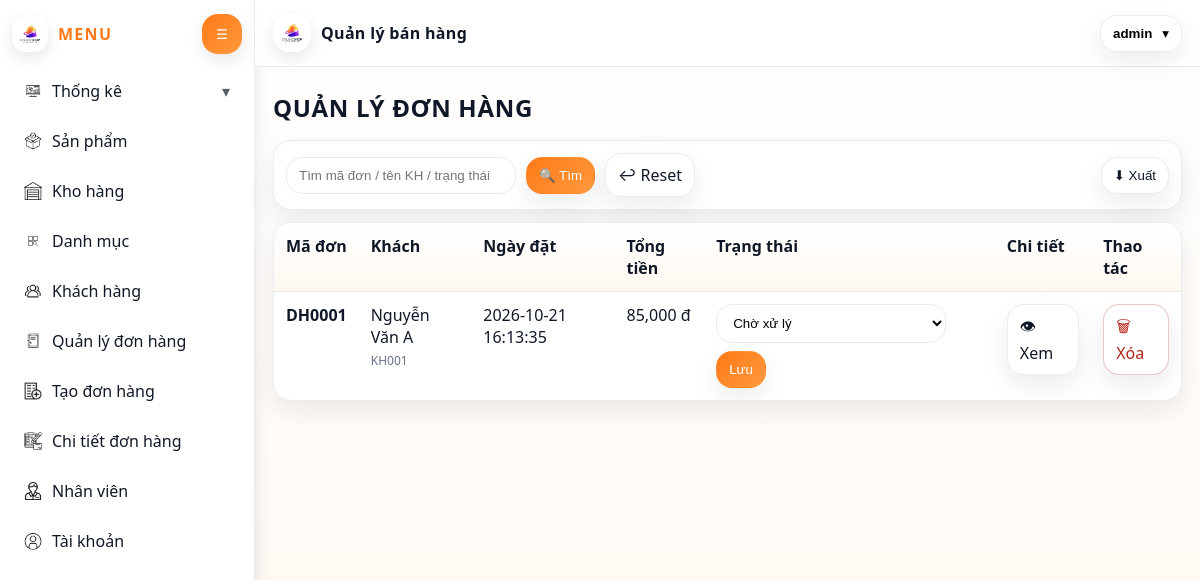
Screenshot of /QuanLyDonHang/Get_data (signed in) with the database file from the repository.
### tables this page shows
CREATE TABLE donhang (
  madh VARCHAR(20) PRIMARY KEY,
  makh VARCHAR(20) NOT NULL,
  ngaydat DATETIME NOT NULL DEFAULT CURRENT_TIMESTAMP,
  tongtien DECIMAL(14,2) NOT NULL DEFAULT 0,
  trangthai VARCHAR(50) NOT NULL DEFAULT 'Chờ xử lý',
  da_tru_kho TINYINT(1) NOT NULL DEFAULT 0,

  CONSTRAINT fk_dh_kh FOREIGN KEY (makh) REFERENCES khachhang(makh)
    ON UPDATE CASCADE ON DELETE RESTRICT
);

CREATE TABLE khachhang (
  makh VARCHAR(20) PRIMARY KEY,
  tenkh VARCHAR(255) NOT NULL,
  email VARCHAR(255) NULL,
  sdt VARCHAR(20) NULL,
  diachi VARCHAR(255) NULL
);

### MVC/Core/Controller.php (called while the page is built, shortened)
<?php
class Controller{
    public function model($model){
        return new $model;
    }
    public function view($view, $data = []){
    extract($data);
    include_once './MVC/Views/'.$view.'.php';
}
}
?>

### MVC/Controllers/QuanLyDonHang.php (called while the page is built, shortened)
<?php
class QuanLyDonHang extends Controller {
  public function Get_data(){
    $m = $this->model("DonHangModel");
    $rows = $m->allOrders();
    $msg = null;
    $msgType = null;
    $this->view("Master", [
      "page" => "quanlydonhang",
      "rows" => $rows,
      "msg" => $msg,
      "msgType" => $msgType
    ]);
  }
}
?>

### MVC/Core/App.php (called while the page is built, shortened)
<?php
class App{
    protected $action= "Index";
    function __construct(){
        $arr = $this->processURL();
        if (!empty($arr[0])) {
            unset($arr[0]);
        }
        $this->controller = new $controllerClass;
        $requestedAction = $arr[1] ?? $this->action;
        $this->action = $requestedAction;
        unset($arr[1]);
        $this->param = $arr ? array_map('rawurldecode', array_values($arr)) : [];
        call_user_func_array([$this->controller, $this->action], $this->param);
    }
    function processURL(){
        if(isset($_GET['url'])){
            return explode('/', trim((string) $_GET['url'], '/'));
        }
        return [];
    }
}
?>

### index.php (called while the page is built, shortened)
<?php
$app = new App();
?>

### MVC/Core/connectDB.php (called while the page is built, shortened)
<?php
class connectDB {
    function __construct() {
        $this->con = mysqli_connect('localhost', 'root', '', 'qlbanhang');
    }
}
?>

### MVC/Models/DonHangModel.php (called while the page is built, shortened)
<?php
class DonHangModel extends connectDB
{
  public function allOrders()
  {
    $sql = "SELECT dh.*, kh.tenkh
            FROM donhang dh
            JOIN khachhang kh ON dh.makh = kh.makh
            ORDER BY dh.ngaydat DESC";
    return mysqli_query($this->con, $sql);
  }
}
?>

### MVC/Views/Pages/quanlydonhang.php (the view, shortened to what this page needs)
<?php
$rows=$payload["rows"] ?? null;
?>
<h2 class="page-title">QUẢN LÝ ĐƠN HÀNG</h2>
<div class="toolbar">
  <form method="post" action="<?= BASE_URL ?>QuanLyDonHang/Search">
    <input class="input" name="keyword" placeholder="Tìm mã đơn / tên KH / trạng thái">
    <button class="btn primary">🔍 Tìm</button>
    <a class="btn" href="<?= BASE_URL ?>QuanLyDonHang/Get_data">↩ Reset</a>
  </form>
  <form method="post" action="<?= BASE_URL ?>QuanLyDonHang/Export" style="margin-left:auto">
    <button class="btn">⬇ Xuất</button>
  </form>
</div>
<table class="table">
  <thead><tr><th>Mã đơn</th><th>Khách</th><th>Ngày đặt</th><th>Tổng tiền</th><th>Trạng thái</th><th>Chi tiết</th><th>Thao tác</th></tr></thead>
  <tbody>
  <?php if($rows && mysqli_num_rows($rows)>0): while($r=mysqli_fetch_assoc($rows)): ?>
    <tr>
      <td><b><?= htmlspecialchars($r['madh']) ?></b></td>
      <td><?= htmlspecialchars($r['tenkh']) ?><div class="muted"><?= htmlspecialchars($r['makh']) ?></div></td>
      <td><?= htmlspecialchars($r['ngaydat']) ?></td>
      <td><?= number_format((float)$r['tongtien']) ?> đ</td>
      <td>
        <form method="post" action="<?= BASE_URL ?>QuanLyDonHang/UpdateStatus" class="actions">
          <select class="select" name="trangthai">
            <?php
              $st = $r['trangthai'] ?? 'Chờ xử lý';
              $opts = ['Chờ xử lý','Hoàn thành','Huỷ'];
              foreach($opts as $o){
                $sel = ($st===$o) ? "selected" : "";
                echo "<option value='".htmlspecialchars($o)."' $sel>".htmlspecialchars($o)."</option>";
              }
            ?>
          </select>
          <button class="btn primary">Lưu</button>
        </form>
      </td>
      <td><a class="btn" href="<?= BASE_URL ?>ChiTietDonHang/ByDon/<?= urlencode($r['madh']) ?>">👁 Xem</a></td>
      <td class="actions">
        <a class="btn danger" onclick="return confirm('Xóa đơn hàng?')"
           href="<?= BASE_URL ?>QuanLyDonHang/Delete/<?= urlencode($r['madh']) ?>">🗑 Xóa</a>
      </td>
    </tr>
  <?php endwhile; else: ?>
    <tr><td colspan="7" style="text-align:center">Không có dữ liệu</td></tr>
  <?php endif; ?>
  </tbody>
</table>

### Public/Css/Master.css (style rules this page uses)
:root { --bg: #fff; --panel: #ffffff; --text: #101828; --muted: #667085; --line: #eaecf0; --orange: #ff7a18; --orange2: #ffb36b; --shadow: 0 10px 25px rgba(16, 24, 40, 0.08); --shadow2: 0 6px 16px rgba(16, 24, 40, 0.1); --radius: 18px; --radius2: 14px; --sidebarW: 255px; --sidebarCollapsed: 80px; --trans: 180ms ease; font-family: system-ui, -apple-system, Segoe UI, Roboto, Helvetica, Arial, sans-serif; }
* { box-sizing: border-box; }
body { margin: 0; background: linear-gradient(180deg, #fff, #fff7f0); color: var(--text); }

### Public/Css/pages.css (style rules this page uses)
.page-title { margin: 6px 0 16px; font-weight: 900; letter-spacing: 0.03em; }
.toolbar { display: flex; gap: 10px; flex-wrap: wrap; align-items: center; background: #fff; border: 1px solid var(--line); padding: 12px; border-radius: var(--radius); box-shadow: var(--shadow); margin-bottom: 12px; }
.toolbar form { display: flex; gap: 10px; flex-wrap: wrap; align-items: center; }
.input, .select { padding: 10px 12px; border: 1px solid var(--line); border-radius: 16px; outline: none; background: #fff; min-width: 230px; }
.btn { display: inline-flex; align-items: center; justify-content: center; gap: 8px; padding: 10px 12px; border-radius: 16px; border: 1px solid var(--line); background: #fff; color: var(--text); text-decoration: none; cursor: pointer; transition: transform 140ms ease, box-shadow 140ms ease, background 140ms ease, border-color 140ms ease; box-shadow: var(--shadow); }
.btn.primary { background: linear-gradient(135deg, var(--orange), #ff9a3d); color: #fff; border-color: transparent; }
.btn.danger { background: #fff; border-color: rgba(180, 35, 24, 0.25); color: #b42318; }
.table { width: 100%; border-collapse: separate; border-spacing: 0; background: #fff; border: 1px solid var(--line); border-radius: var(--radius); overflow: hidden; box-shadow: var(--shadow); }
.table th, .table td { padding: 12px 12px; border-bottom: 1px solid var(--line); vertical-align: top; }
.table thead th { background: linear-gradient(180deg, #fff, #fff8f1); text-align: left; font-weight: 800; }
.table tbody tr:last-child td { border-bottom: none; }
.actions { display: flex; gap: 8px; flex-wrap: wrap; }
.muted { color: var(--muted); font-size: 12px; margin-top: 4px; }

### rows the page displays
donhang: madh "DH0001", makh.tenkh "Nguyễn Văn A", makh "KH001", ngaydat "2026-10-21 16:13:35", tongtien "85,000"

### other values shown
$username "admin"
form field trangthai "Chờ xử lý"
